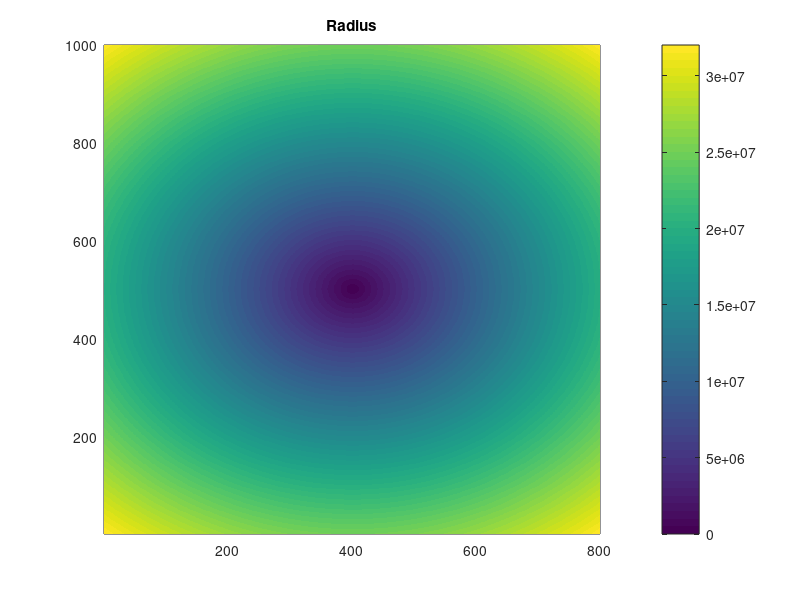

Recreate this plot in MATLAB. (Note: this script raises an error after producing the figure.)
%function [A]=kernal2D(D,U,V,F)
  % Kernal for two dimensional problems
  % D-diffusion coefficient
  % U-Advection velocity in x-direction
  % V-Advection velocity in y-direction
  % F-Coefficient for source term that depend on the variable
  % Note that the routine requires that D, U, and F are constants

  close all, clear all, pack
  
 % Global parameters
    global x dx Nx y dy Ny

  % Model setting
    % Grid
      Nx=800;  dx=50000;
      Ny=1000; dy=50000;
      x=((1:Nx)-0.5)*dx; y=((1:Ny)-0.5)*dy;
      
      x_center = dx*Nx/2
      y_center = dy*Ny/2
      
      % Init conditions
      [X,Y]=meshgrid(x-dx/2-x_center, y-dy/2-y_center);
      R=sqrt(X.*X+Y.*Y); figure; pcolor(R); shading flat; colorbar; title("Radius")
    % Physical parameters
      g=9.81;
      f=1.2e-4;
      H0=1000;
     
      % Derived parameters
      c=sqrt(g*H0)
      a=c/f
      aa=1/(a*a)
    
    % Finding the "matricss" kernnal for numerics
      D=1; U=0; V=0; F=aa;
      [A]=kernal2D(-D,U,V,F);
    
    % Values of the source function (i.e., -h0)
      s=zeros(Nx,Ny);
%       % Case, square
%         isize=40 /2
%         s((Nx-1)/2-isize:(Nx-1)/2+isize,(Ny-1)/2-isize:(Ny-1)/2+isize)=aa;       
      % Softer radial conditions (implemented in CTCS code)
        L = 15*dx
        D = 50*dx
        etaamp = 0.2
        s = 0.5*etaamp*(1.0+tanh((-R+D)/L))'; 
      % Plotting the initial condition
       figure; pcolor(s'); colorbar; shading flat; title("Init Eta")
       
    % Finding the solution
      % Organize the matrix for inversion
        B=aa*reshape(s,Nx*Ny,1);
        tmp=A\B;
        h(:,:)=reshape(tmp,Nx,Ny);
      % Plot the solution
        figure; pcolor(h(2:end-1,2:end-1)'); colorbar; shading flat; title("Original result (eta)")
        figure; plot(x/dx, h(:,Ny/2)/etaamp, x/dx, s(:,Ny/2)/aa/etaamp); title("Original Comparison init - steady state")
        xlim([-150 150])
        figure; plot(x/dx, h(:,Ny/2), x/dx, s(:,Ny/2)); title("Comparison init - steady state")
        xlim([-150 150])
        %Not sure why it does not work on the boundaries
      % Save data
       save('KG.mat','h', 's', 'x', 'y')
       
       max(max( h(:,Ny/2)/etaamp))
       
%% Loop for sensitivity
   close all, clear HH hmax A B s h
   figure(10); hold on; xlabel('x/dx','FontSize',[16]); ylabel('\eta_{max}/\eta_0','FontSize',[16])
   ic=0;
   for xH=100:100:5000; ic=ic+1;
      HH(ic)=xH;
      H0=xH;
      c=sqrt(g*H0);
      a=c/f;
      aa=1/(a*a)
    
      D=1; U=0; V=0; F=aa;
      [A]=kernal2D(-D,U,V,F);
    

        L = 5*dx;  D = 20*dx;  etaamp = 0.2; %D used at two places!!!!
        s=zeros(Nx,Ny);
        s =aa* 0.5*etaamp*(1.0+tanh((-R+D)/L))'; 
       
        B=reshape(s,Nx*Ny,1);
        tmp=A\B;
        h(:,:)=reshape(tmp,Nx,Ny);
      % Plot the solution
        figure(10); plot(x/dx, h(:,(Ny-1)/2)/etaamp, x/dx, s(:,(Ny-1)/2)/aa/etaamp)
        xlim([-150 150])
      % save('KG.mat','h')
     hmax(ic)=max(max(h)) / etaamp ;
     BB(ic)=sum(sum(h)) *dx / etaamp ;
 
   end
   figure; plot(HH,hmax,'LineWidth',[2]); title('\eta at steady state','FontSize',[18])
     xlabel('H_0 [m]','FontSize',[16]); ylabel('\eta_{max}/\eta_0','FontSize',[16])
     xlim([0 5000]); ylim([0 1])
   
    qq= BB/(sum(sum(s))/aa/etaamp *dx)./hmax; % Clumsy, but here is the normalization 
   figure; plot(HH,qq,'LineWidth',[2]); title('Width at steady state','FontSize',[18])
     xlabel('H_0 [m]','FontSize',[16]); ylabel('\int(eta)/\int(eta_0)','FontSize',[16])
     xlim([0 5000]); %ylim([0 1])
   
   